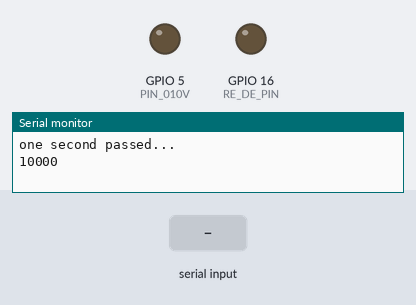
A sketch run on a simulated ESP32. Parts: output pins drawn as LEDs (lit = HIGH), the last lines printed to the serial monitor. Inputs (shaded band) come from the test bench.

Above: at 1.2 s.
1.3 s: "1" received over the second serial link
At 7.8 s:
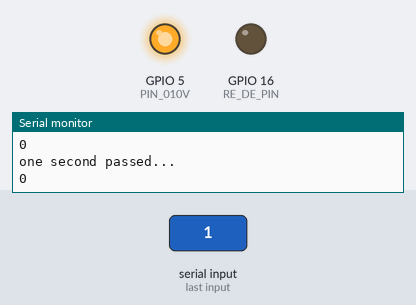
Timing chart, 0 to 8.8 s (numbered marks = the images above; inputs shaded):
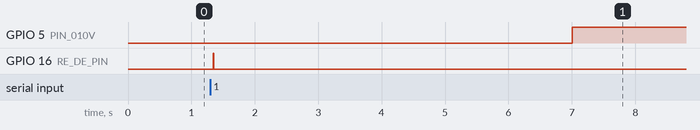

The sketch:

main.ino
```cpp
HardwareSerial Sender(1);
uint8_t state = 0;

uint8_t buff[9] = {0};
uint8_t i = 0;
uint8_t new_data = 0;

uint32_t timer = 0;

#define PIN_010V 5
const int freq = 5000;
const int ledChannel = 0;
const int resolution = 8;

uint32_t timer_test = 0;

#define RE_DE_PIN 16

void setup()
{
  Serial.begin(9600);
  Serial2.begin(9600, SERIAL_8N1, 27, 14);
  Sender.begin(9600, SERIAL_8N1, 17, 4);
  // Serial2.begin(9600);
  pinMode(RE_DE_PIN, OUTPUT);

  // ledcSetup(ledChannel, freq, resolution);
  // ledcAttachPin(ledPin, ledChannel);
  // ledcWrite(ledChannel, 0);
  pinMode(PIN_010V, OUTPUT);
}

unsigned char FucCheckSum(unsigned char *i, unsigned char ln)
{
  unsigned char j, tempq = 0;
  i += 1;
  for (j = 0; j < (ln - 2); j++)
  {
    tempq += *i;
    i++;
  }
  tempq = (~tempq) + 1; return (tempq);
}

int ppb = 10000;
int sensor_transmission_fail = 0;
int sensor_transmission_fail_counter = 0;

void loop()
{
  if (millis() - timer_test > 1000)
  {
    timer_test = millis();
    Serial.println("one second passed...");
    Serial.println(ppb);
    sensor_transmission_fail_counter += 1;
    if (sensor_transmission_fail_counter > 5)
    {
      sensor_transmission_fail_counter = 5;
      ppb = 10000;
      uint8_t pwm_val = map(ppb, 0, 10000, 0, 255);
      analogWrite(PIN_010V, pwm_val);
    }
  }

  if (new_data)
  {
    if (millis() - timer > 40)
    {
      i = 0;
      new_data = 0;

      ppb = 0;
      sensor_transmission_fail_counter = 0;

      // get ppb from sensor
      if (FucCheckSum(buff, 9) == buff[8])
      {
        ppb = buff[4] * 256 + buff[5];
      }

      // send serially
      digitalWrite(RE_DE_PIN, HIGH);
      for(int k = 0; k < 9; k++)
      {
        Sender.write(buff[k]);
      }
      delay(10);
      digitalWrite(RE_DE_PIN, LOW);
      for(int k = 0; k < 9; k++)
      {
        buff[k] = 0;
      }

      if (ppb >= 10000)
      {
        ppb = 9999;
      }

      // send 0-10V
      uint8_t pwm_val = map(ppb, 0, 10000, 0, 255);

      // ledcWrite(ledChannel, pwm_val);
      // ledcWrite(ledChannel, 128);
      analogWrite(PIN_010V, pwm_val);

      Serial.println("valid new value sent");


      // Serial.print(ppb);
      // Serial.print(" - ");
      // Serial.println(pwm_val);
    }
  }

  if (Serial2.available() > 0)
  {
    uint8_t c = Serial2.read();
    buff[i] = c;
    i++;
    new_data = 1;
    timer = millis();
  }

}
```

Measured:
- after the input at 1.3 s, GPIO 5 (PIN_010V): LOW → HIGH after 5.7 s instead of 4.7 s; GPIO 16 (RE_DE_PIN): LOW → HIGH at once, → LOW 0.01 s later
